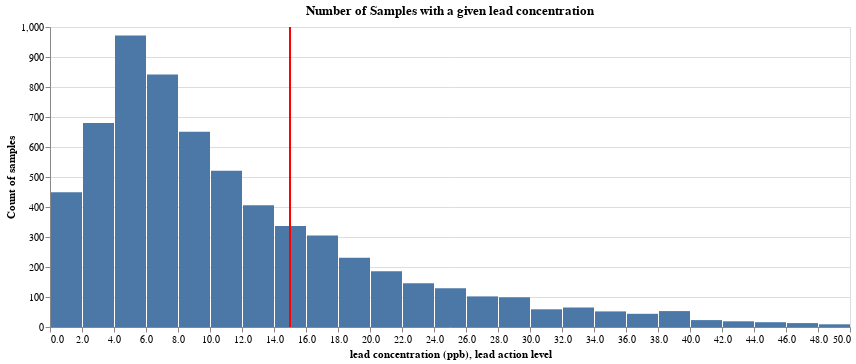

Notebook source saved alongside this figure:
### Markdown cell above
Nearly a thousand samples are between 4 and 6 ppb. The chart below only looks at all samples below 50 ppb.

### Code cell
base = alt.Chart(width=800, title='Number of Samples with a given lead concentration').mark_bar().encode(
    x=alt.X('lead_concentration',bin=alt.Bin(maxbins=25), title='lead concentration (ppb), lead action level'),
    y=alt.Y('count()', axis=alt.Axis(title='Count of samples'))
)

vertline = alt.Chart().mark_rule(color='red').encode(
    x='a:Q'
)


alt.layer(
    base, vertline,
    data = df[df.lead_concentration <= 50]
).transform_calculate(
    a='15'
)

### Figure 1 — Vega-Lite specification as saved in the notebook (floating-point values rounded to 4 significant figures; data arrays with more than 128 entries replaced by an {"elided": "..."} marker saying what was removed)
{"config": {"view": {"continuousWidth": 400, "continuousHeight": 300}}, "layer": [{"mark": "bar", "encoding": {"x": {"type": "quantitative", "bin": {"maxbins": 25}, "field": "lead_concentration", "title": "lead concentration (ppb), lead action level"}, "y": {"type": "quantitative", "aggregate": "count", "axis": {"title": "Count of samples"}}}, "title": "Number of Samples with a given lead concentration", "width": 800}, {"mark": {"type": "rule", "color": "red"}, "encoding": {"x": {"type": "quantitative", "field": "a"}}}], "data": {"name": "data-c077a71e973888d5be917825da5aee98"}, "transform": [{"calculate": "15", "as": "a"}], "$schema": "https://vega.github.io/schema/vega-lite/v4.8.1.json", "datasets": {"data-c077a71e973888d5be917825da5aee98": {"elided": "6409 records"}}}
